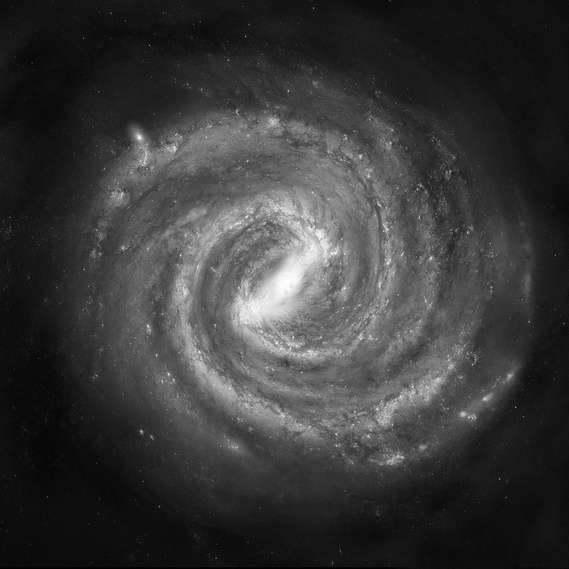
#> input picture milky-way-nvg.jpg, 569 x 569 px, shrunk from 1024 x 1024 before the run
$ python fuzzycmeans_grayscale.py
#> lines starting #> are read from the running program, lines starting #| are printed output that depends on the picture; after the words box and inside, x2 and y2 are one past the last pixel; in counts of white or black regions, pixels touching at a corner belong together; long printed decimals are rounded
import numpy as np
import matplotlib.pyplot as plt
import os

#Question 1: Fuzzy C-Means Clustering Implementation

def initialize_membership(n_samples, n_clusters):
    """
    Step 1: Initialize the membership matrix U.
    """
    matrix = np.random.rand(n_samples, n_clusters)
    matrix = matrix / np.sum(matrix, axis=1, keepdims=True)
    return matrix

def calculate_centers(data, U, m, n_clusters):
    """
    Step 2: Calculate the cluster centers C.
    """
    n_features = data.shape[1]
    centers = np.zeros((n_clusters, n_features))

    for j in range(n_clusters):
        u_m = U[:, j] ** m
        u_m_expanded = u_m[:, np.newaxis]

        numerator = np.sum(u_m_expanded * data, axis=0)
        denominator = np.sum(u_m)

        centers[j] = numerator / denominator
    return centers

def update_membership(data, centers, m):
    """
    Step 3: Update the membership matrix U.
    """
    n_samples = data.shape[0]
    n_clusters = centers.shape[0]

    distances = np.zeros((n_samples, n_clusters))

    for j in range(n_clusters):
        distances[:, j] = np.linalg.norm(data - centers[j], axis=1)

    distances[distances == 0] = 1e-9

    power_val = 2.0 / (m - 1.0)

    inv_dist_powered = (1.0 / distances) ** power_val
    sum_inv_dist = np.sum(inv_dist_powered, axis=1, keepdims=True)

    U_new = inv_dist_powered / sum_inv_dist

    return U_new

def fuzzy_c_means(data, n_clusters, m, epsilon):
    """
    Main FCM algorithm loop.
    """
    n_samples = data.shape[0]
    U = initialize_membership(n_samples, n_clusters)

    iteration = 0
    while True:
        iteration += 1
        U_old = U.copy()
        centers = calculate_centers(data, U, m, n_clusters)
        U = update_membership(data, centers, m)
        max_change = np.max(np.abs(U - U_old))
        if max_change < epsilon:
            break

    return U, centers, iteration


#Question 2: Applying FCM to Grayscale Image Segmentation
# --- Parameters ---
m = 2.0
epsilon = 0.01
image_path = 'milky-way-nvg.jpg'
cluster_list = [2]
cluster_heatmap_to_show = 0

try:
    img = plt.imread(image_path)
#> img is the input picture: shape (569, 569); min 0, max 255, mean 57

    if img.ndim == 3:
        img = img.mean(axis=2)

    if img.dtype == np.uint8:
        img = img.astype(np.float32) / 255.0

except FileNotFoundError:
    print(f"Error: Image file not found at {image_path}")
    exit()

original_shape = img.shape
#> original_shape = (569, 569)
data = img.reshape(-1, 1)
print(f"Image loaded: {original_shape}, reshaped to {data.shape} for clustering.")
#| Image loaded: (569, 569), reshaped to (323761, 1) for clustering.

for n_clusters in cluster_list:

    print(f"\n--- Applying FCM for K={n_clusters} ---")
    print(f"Parameters: m={m}, epsilon={epsilon}")

    U, centers, iterations = fuzzy_c_means(data, n_clusters, m, epsilon)

    print(f"Convergence reached in {iterations} iterations.")
    print(f"Final cluster centers (pixel intensity): \n{centers.flatten()}")

    labels = np.argmax(U, axis=1)

    segmented_data = centers[labels]
    segmented_image = segmented_data.reshape(original_shape)

    sorted_indices = np.argsort(centers.flatten())
    heatmap_cluster_index = sorted_indices[0]

    membership_heatmap = U[:, heatmap_cluster_index].reshape(original_shape)

    plt.figure(figsize=(18, 6))

    plt.subplot(1, 3, 1)
    plt.imshow(img, cmap='gray')
    plt.title('Original Grayscale Image')
    plt.axis('off')

    plt.subplot(1, 3, 2)
    plt.imshow(segmented_image, cmap='gray')
    plt.title(f'Hard Segmentation (K={n_clusters})')
    plt.axis('off')

    plt.subplot(1, 3, 3)
    im = plt.imshow(membership_heatmap, cmap='hot')
    plt.title(f'Fuzzy Heatmap (Membership to Dark Cluster)')
    plt.axis('off')
    plt.colorbar(im, fraction=0.046, pad=0.04)

    plt.tight_layout()

    save_filename = f'fcm_grayscale_segmentation_K{n_clusters}.png'
    plt.savefig(save_filename)
    print(f"Saved visualization to '{save_filename}'")
#> this loop made 1 pass
#> (centers, iterations, sorted_indices, heatmap_cluster_index) on pass 1: ([0.44, 0.107], 11, [1, 0], 1)
#| Convergence reached in 11 iterations.
#| Final cluster centers (pixel intensity):
#| [0.4395 0.1071]
#> pass 1, `segmented_image = segmented_data.reshape(original_shape)`:
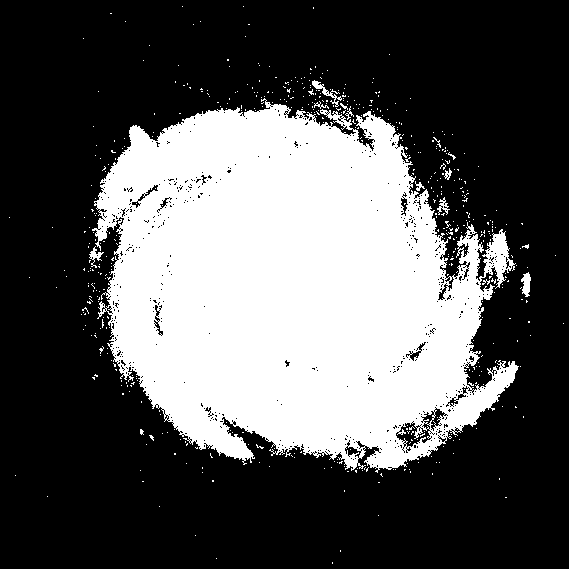
#> segmented_image: shape (569, 569) float64; values 0.107 (black) and 0.44 (white), 34.2% white; 541 white regions (529 under 20 px), largest, box (x1, y1, x2, y2) and area: (92, 98, 519, 473) 108781, (312, 80, 342, 107) 180, (521, 272, 531, 297) 160
#> pass 1, `membership_heatmap = U[:, heatmap_cluster_index].reshape(original_shape)`:
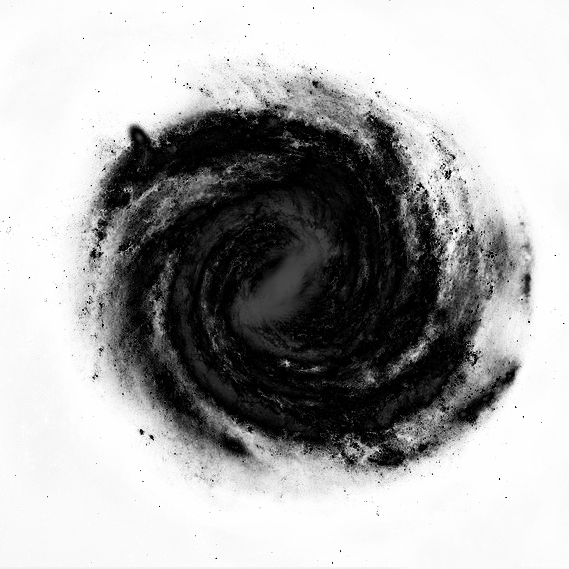
#> membership_heatmap: shape (569, 569) float64; min 8.65e-07, max 1, mean 0.663
#> pass 1, `plt.savefig(save_filename)`:
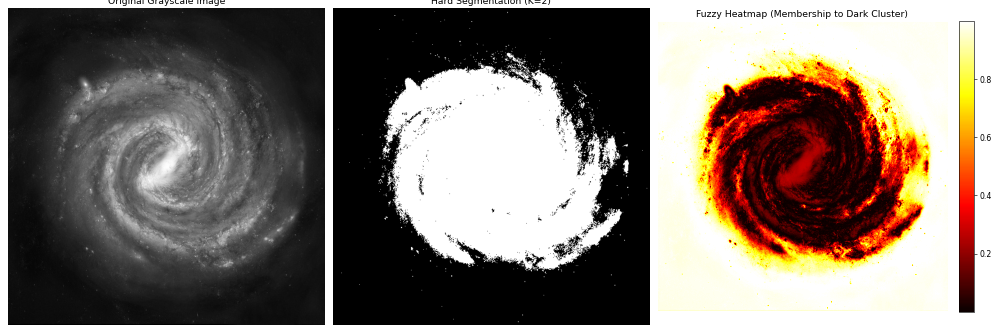
#> figure drawn by matplotlib, 4 panels

print("\nAll segmentations complete.")
